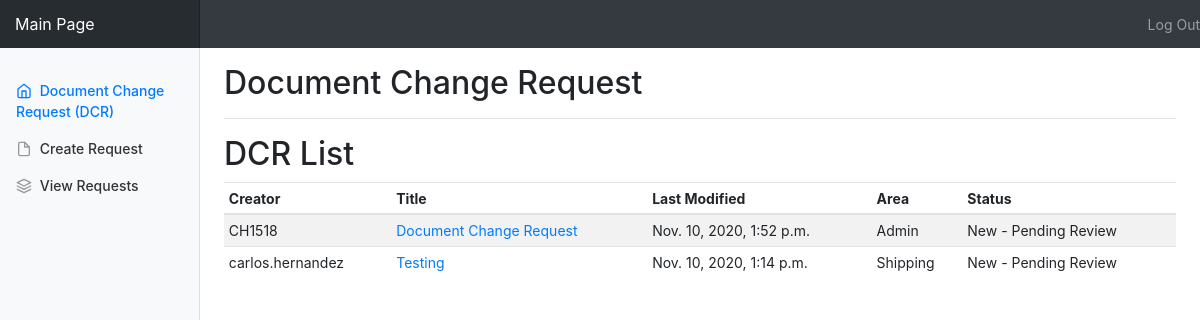
The page /Requests/table/ on the database its author committed.
### requests/models.py (models this page shows, shortened)
class Request(models.Model):
    user = models.ForeignKey(User, related_name='request',on_delete=models.CASCADE, null=True)
    created_at = models.DateTimeField(auto_now=True)
    document_title = models.CharField(max_length=255,unique=True)
    slug = models.SlugField(allow_unicode=True,unique=True)
    priority = models.CharField(max_length=20, choices=PRIORITY, default=' ')
    new_document_or_process = models.CharField(max_length=20, choices=NEW, default=' ')
    are_other_stakeholders_affected = models.CharField(max_length=20, choices=NEW, default=' ')
    requested_changes = models.TextField(blank=True,default='')
    description_html = models.TextField(editable=False,default='',blank=True)
    area = models.CharField(max_length=20, choices=AREA, default=' ')
    status = models.CharField(max_length=20, choices=STATUS_CHOICES, default='New - Pending Review')
    revision_number = models.CharField(max_length=3,default=' ',unique=False)
    reason_for_change = models.TextField(blank=True,default='')
    file_name = models.CharField(max_length=255,unique=False)
    file = models.CharField(max_length=255,unique=False)
    class Meta:
        ordering = ['-created_at']

### requests/views.py (the view)
class DCRTable(generic.ListView):
    model = Request
    template_name = 'DCR_table.html'

### templates/DCR_table.html (shortened to what this page needs)
{% extends "DCR_template.html" %}
{% block content %}
<h2>DCR List</h2>
          <div class="table-responsive">
            <table class="table table-striped table-sm">
              <thead>
                <tr>
                  <th>Creator</th>
                  <th>Title</th>
                  <th>Last Modified</th>
                  <th>Area</th>
                  <th>Status</th>
                </tr>
              </thead>
              <tbody>
                {% for request in object_list %}
                <tr>
                  <td>{{request.user}}</td>
                  <td><a href="{% url 'requests:single' slug=request.slug %}">{{request.document_title}}</a></td>
                  <td>{{request.created_at}}</td>
                  <td>{{request.area}}</td>
                  <td>{{request.status}}</td>
                </tr>
                {% endfor %}
              </tbody>
            </table>
          </div>
{% endblock %}

### templates/DCR_template.html (shortened to what this page needs)
<!DOCTYPE html>
{% load static %}
<html lang="en" dir="ltr">
  <head>
    <link rel="stylesheet" href="https://stackpath.bootstrapcdn.com/bootstrap/4.5.0/css/bootstrap.min.css">
    <link rel="stylesheet" href="https://maxcdn.bootstrapcdn.com/bootstrap/4.5.0/css/bootstrap-theme.min.css">
    <link rel="stylesheet" href="{% static 'css/master.css' %}">
    <link rel="stylesheet" href="{% static 'gr_dcr/css/DCR_template.css' %}">
  </head>
  <body>
    <nav class="navbar navbar-dark sticky-top bg-dark flex-md-nowrap p-0">
      <a class="navbar-brand col-sm-3 col-md-2 mr-0" href="{% url 'home' %}">Main Page</a>
      <ul class="navbar-nav ml-auto">
        <li class="nav-item text-nowrap">
          <a class="nav-link" href="{% url 'accounts:logout' %}">Log Out</a>
        </li>
      </ul>
    </nav>
    <div class="container-fluid">
      <div class="row">
        <nav class="col-md-2 d-none d-md-block bg-light sidebar">
          <div class="sidebar-sticky">
            <ul class="nav flex-column">
              <li class="nav-item">
                <a class="nav-link active" href="{% url 'requests:table' %}">
                  <span data-feather="home"></span>
                  Document Change Request (DCR) <span class="sr-only">(current)</span>
                </a>
              </li>
              <li class="nav-item">
                <a class="nav-link" href="{% url 'requests:create' %}">
                  <span data-feather="file"></span>
                  Create Request
                </a>
              </li>
              <li class="nav-item">
                <a class="nav-link" href="{% url 'requests:all' %}">
                  <span data-feather="layers"></span>
                  View Requests
                </a>
              </li>
            </ul>
          </div>
        </nav>
        <main role="main" class="col-md-9 ml-sm-auto col-lg-10 pt-3 px-4">
          <div class="d-flex justify-content-between flex-wrap flex-md-nowrap align-items-center pb-2 mb-3 border-bottom">
            <h1 class="h2">Document Change Request</h1>
          </div>
          {% block content %}
          {% endblock %}
        </main>
  </body>
</html>

### static/css/master.css (style rules this page uses)
body { margin-top:20px; }
html, body { height: 100%; width: 100%; overflow: scroll; background: #191063; margin: 0; }

### static/gr_dcr/css/DCR_template.css (style rules this page uses)
body { font-size: .875rem; background-color: white; }
.feather { width: 16px; height: 16px; vertical-align: text-bottom; }
.sidebar { position: fixed; top: 0; bottom: 0; left: 0; z-index: 100; padding: 0; box-shadow: inset -1px 0 0 rgba(0, 0, 0, .1); }
.sidebar-sticky { position: -webkit-sticky; position: sticky; top: 48px; height: calc(100vh - 48px); padding-top: .5rem; overflow-x: hidden; overflow-y: auto; }
.sidebar .nav-link { font-weight: 500; color: #333; }
.sidebar .nav-link .feather { margin-right: 4px; color: #999; }
.sidebar .nav-link.active { color: #007bff; }
.sidebar .nav-link:hover .feather, .sidebar .nav-link.active .feather { color: inherit; }
.navbar-brand { padding-top: .75rem; padding-bottom: .75rem; font-size: 1rem; background-color: rgba(0, 0, 0, .25); box-shadow: inset -1px 0 0 rgba(0, 0, 0, .25); }
.border-bottom { border-bottom: 1px solid #e5e5e5; }

### rows shown on the page
Request: user "CH1518", document_title "Document Change Request", created_at "Nov. 10, 2020, 1:52 p.m.", area "Admin", status "New - Pending Review"
Request: user "carlos.hernandez", document_title "Testing", created_at "Nov. 10, 2020, 1:14 p.m.", area "Shipping", status "New - Pending Review"
